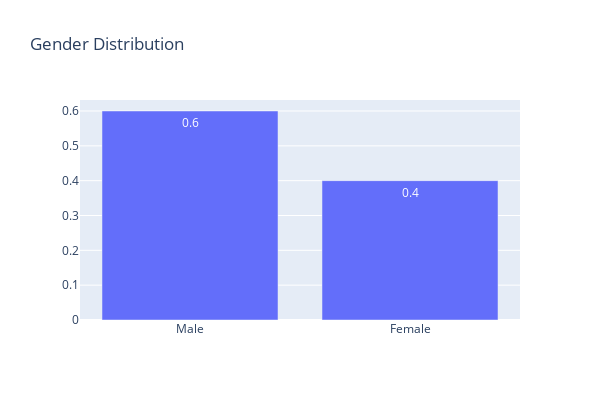

The cell this chart's notebook holds for it:
### Code cell
temp = hr_data.Gender.value_counts()

data = [go.Bar(
            x=temp.index,
            y= np.round(temp.astype(float)/temp.values.sum(),2),
            text = np.round(temp.astype(float)/temp.values.sum(),2),
            textposition = 'auto',
    )]
layout = go.Layout(
    autosize=False,
    width=600,
    height=400,title = "Gender Distribution",
)

fig = go.Figure(data=data, layout=layout)
iplot(fig)
del temp

### Figure 1 — Plotly figure (JSON) as saved in the notebook; plotly's stock layout.template omitted (floating-point values rounded to 4 significant figures)
{"data": [{"text": [0.6, 0.4], "textposition": "auto", "type": "bar", "x": ["Male", "Female"], "y": [0.6, 0.4]}], "layout": {"autosize": false, "height": 400, "title": {"text": "Gender Distribution"}, "width": 600}}
